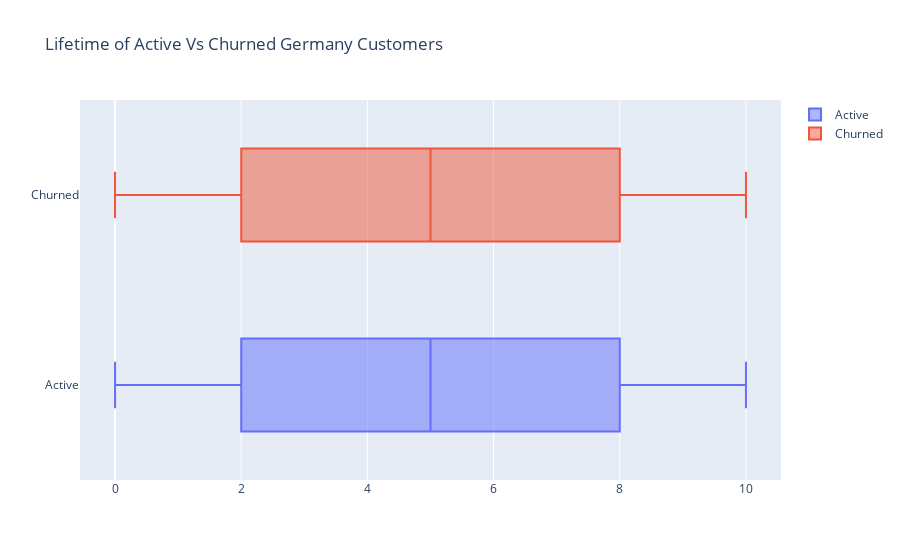

Notebook cell for this chart:
### Code cell
enable_plotly_in_cell()
#import plotly.graph_objs as go
#from plotly.offline import iplot

group_1=go.Box(
    x=active_germany_users['Tenure'], name="Active")
group_2 = go.Box(
    x=churned_germany_users['Tenure'],
    name="Churned")

info = [group_1, group_2]
title = "Lifetime of Active Vs Churned Germany Customers"
iplot({
            "data": info, 
            "layout": {
                "title": title
            }
     })

### Figure 1 — Plotly figure (JSON) as saved in the notebook; plotly's stock layout.template omitted (floating-point values rounded to 4 significant figures; data arrays with more than 128 entries replaced by an {"elided": "..."} marker saying what was removed)
{"data": [{"name": "Active", "type": "box", "x": {"elided": "1695 int values"}}, {"name": "Churned", "type": "box", "x": {"elided": "814 int values"}}], "layout": {"title": {"text": "Lifetime of Active Vs Churned Germany Customers"}}}
